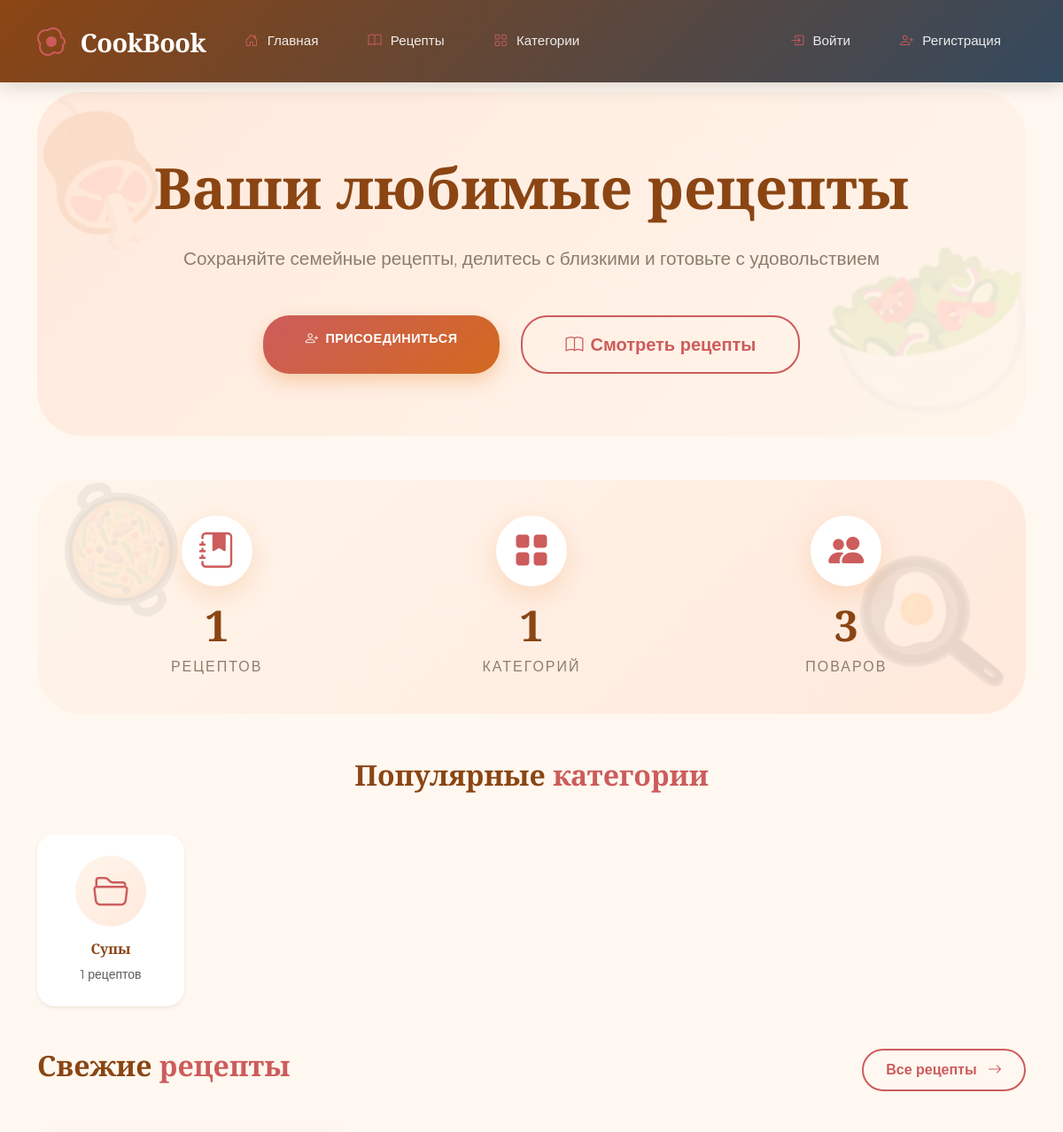
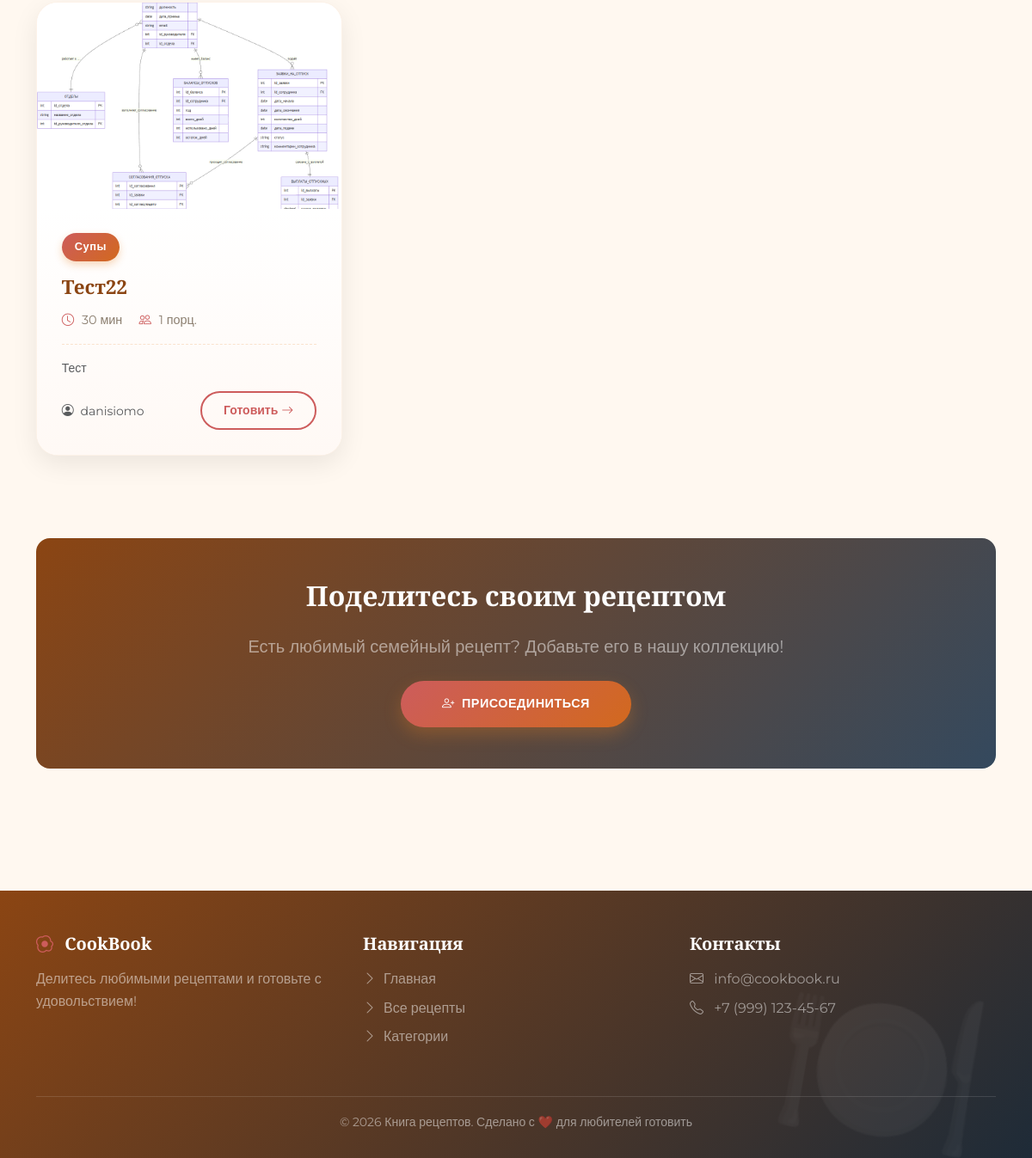
The page / on the database its author committed (2 pictures, top to bottom).
### recipes/models.py (models this page shows, shortened)
class Category(models.Model):
    name = models.CharField('Название', max_length=100)
    slug = models.SlugField('URL', unique=True)
    class Meta:
        verbose_name = 'Категория'
        verbose_name_plural = 'Категории'
        ordering = ['name']

class Recipe(models.Model):
    title = models.CharField('Название', max_length=200)
    description = models.TextField('Описание', blank=True)
    ingredients = models.TextField('Ингредиенты')
    instructions = models.TextField('Инструкция приготовления')
    cooking_time = models.PositiveIntegerField('Время приготовления (мин)', default=30)
    servings = models.PositiveIntegerField('Количество порций', default=1)
    category = models.ForeignKey(
        Category,
        on_delete=models.SET_NULL,
        null=True,
        blank=True,
        verbose_name='Категория',
        related_name='recipes'
    )
    author = models.ForeignKey(
        User,
        on_delete=models.CASCADE,
        verbose_name='Автор',
        related_name='recipes'
    )
    created_at = models.DateTimeField('Дата создания', auto_now_add=True)
    updated_at = models.DateTimeField('Дата обновления', auto_now=True)
    class Meta:
        verbose_name = 'Рецепт'
        verbose_name_plural = 'Рецепты'
        ordering = ['-created_at']

class RecipeImage(models.Model):
    recipe = models.ForeignKey(
        Recipe,
        on_delete=models.CASCADE,
        verbose_name='Рецепт',
        related_name='images'
    )
    image = models.ImageField('Изображение', upload_to='recipes/')
    is_main = models.BooleanField('Главное', default=False)
    uploaded_at = models.DateTimeField('Загружено', auto_now_add=True)
    class Meta:
        verbose_name = 'Изображение'
        verbose_name_plural = 'Изображения'
        ordering = ['-is_main', '-uploaded_at']

### recipes/views.py (the view)
# urls.py: path('', views.home, name='home'),
def home(request):
    recipes = Recipe.objects.all().order_by('-created_at')[:6]
    categories = Category.objects.all()
    total_recipes = Recipe.objects.count()
    total_categories = Category.objects.count()
    total_users = User.objects.count()
    return render(request, 'home.html', {
        'recipes': recipes,
        'categories': categories,
        'total_recipes': total_recipes,
        'total_categories': total_categories,
        'total_users': total_users,
    })

### templates/home.html (shortened to what this page needs)
{% extends 'base.html' %}
{% load static %}
{% block content %}
<section class="hero-section text-center" data-aos="fade-up">
    <h1 class="display-3 fw-bold mb-4" style="color: var(--primary-color);">
        Ваши любимые рецепты
    </h1>
    <p class="lead mb-5" style="color: var(--text-light); font-size: 1.3rem;">
        Сохраняйте семейные рецепты, делитесь с близкими и готовьте с удовольствием
    </p>
    {% if not user.is_authenticated %}
        <div class="d-flex gap-4 justify-content-center">
            <a href="{% url 'register' %}" class="btn btn-primary btn-lg px-5 py-3">
                <i class="bi bi-person-plus me-2"></i>Присоединиться
            </a>
            <a href="{% url 'recipe_list' %}" class="btn btn-outline-primary btn-lg px-5 py-3">
                <i class="bi bi-book me-2"></i>Смотреть рецепты
            </a>
        </div>
    {% endif %}
</section>
<div class="stats-container" data-aos="fade-up" data-aos-delay="100">
    <div class="stat-item">
        <div class="stat-icon float-animation">
            <i class="bi bi-journal-bookmark-fill"></i>
        </div>
        <div class="stat-number">{{ total_recipes|default:0 }}</div>
        <div class="stat-label">Рецептов</div>
    </div>
    <div class="stat-item">
        <div class="stat-icon float-animation" style="animation-delay: 0.2s;">
            <i class="bi bi-grid-fill"></i>
        </div>
        <div class="stat-number">{{ total_categories|default:0 }}</div>
        <div class="stat-label">Категорий</div>
    </div>
    <div class="stat-item">
        <div class="stat-icon float-animation" style="animation-delay: 0.4s;">
            <i class="bi bi-people-fill"></i>
        </div>
        <div class="stat-number">{{ total_users|default:0 }}</div>
        <div class="stat-label">Поваров</div>
    </div>
</div>
{% if categories %}
    <section class="my-5">
        <h2 class="text-center mb-5" data-aos="fade-up">
            <span style="color: var(--primary-color);">Популярные</span>
            <span style="color: var(--secondary-color);">категории</span>
        </h2>
        <div class="row g-4">
            {% for category in categories|slice:":6" %}
                <div class="col-lg-2 col-md-4 col-6" data-aos="zoom-in" data-aos-delay="{{ forloop.counter|add:100 }}">
                    <a href="{% url 'recipe_list' %}?category={{ category.slug }}" class="text-decoration-none">
                        <div class="card border-0 shadow-sm text-center p-4 h-100" style="border-radius: 20px; background: white;">
                            <div class="rounded-circle bg-light d-flex align-items-center justify-content-center mx-auto mb-3"
                                 style="width: 80px; height: 80px; background: linear-gradient(135deg, #FFF5EB, #FFE9DC);">
                                <i class="bi bi-folder2-open fs-1" style="color: var(--secondary-color);"></i>
                            </div>
                            <h6 class="fw-bold mb-2" style="color: var(--primary-color);">{{ category.name }}</h6>
                            <small class="text-muted">{{ category.recipes.count }} рецептов</small>
                        </div>
                    </a>
                </div>
            {% endfor %}
        </div>
    </section>
{% endif %}
<section class="my-5">
    <div class="d-flex justify-content-between align-items-center mb-5" data-aos="fade-up">
        <h2>
            <span style="color: var(--primary-color);">Свежие</span>
            <span style="color: var(--secondary-color);">рецепты</span>
        </h2>
        <a href="{% url 'recipe_list' %}" class="btn btn-outline-primary">
            Все рецепты <i class="bi bi-arrow-right ms-2"></i>
        </a>
    </div>
    <div class="row g-4">
        {% for recipe in recipes %}
            <div class="col-lg-4 col-md-6" data-aos="fade-up" data-aos-delay="{{ forloop.counter|add:100 }}">
                <div class="recipe-card" onclick="window.location='{% url 'recipe_detail' recipe.pk %}'">
                    {% if recipe.images.all %}
                        <img src="{{ recipe.images.first.image.url }}" class="recipe-card-img" alt="{{ recipe.title }}">
                    {% else %}
                        <img src="https://images.unsplash.com/photo-1546069901-ba9599a7e63c?w=400" class="recipe-card-img" alt="{{ recipe.title }}">
                    {% endif %}
                    <div class="recipe-card-body">
                        {% if recipe.category %}
                            <span class="category-badge">{{ recipe.category.name }}</span>
                        {% endif %}
                        <h3 class="recipe-card-title">{{ recipe.title }}</h3>
                        <div class="recipe-card-meta">
                            <span><i class="bi bi-clock"></i> {{ recipe.cooking_time }} мин</span>
                            <span><i class="bi bi-people"></i> {{ recipe.servings }} порц.</span>
                        </div>
                        <p class="text-muted small mb-3">
                            {{ recipe.description|truncatewords:12 }}
                        </p>
                        <div class="d-flex justify-content-between align-items-center">
                            <small class="text-muted">
                                <i class="bi bi-person-circle me-1"></i> {{ recipe.author.username }}
                            </small>
                            <span class="btn btn-outline-primary btn-sm">
                                Готовить <i class="bi bi-arrow-right"></i>
                            </span>
                        </div>
                    </div>
                </div>
            </div>
        {% endfor %}
    </div>
</section>
<section class="text-center py-5" data-aos="fade-up">
    <div class="p-5 rounded-4" style="background: linear-gradient(135deg, var(--primary-color) 0%, #34495E 100%);">
        <h2 class="text-white mb-4">Поделитесь своим рецептом</h2>
        <p class="text-white-50 mb-4 fs-5">
            Есть любимый семейный рецепт? Добавьте его в нашу коллекцию!
        </p>
        {% if user.is_authenticated %}
            <a href="{% url 'recipe_create' %}" class="btn btn-primary btn-lg px-5 py-3">
                <i class="bi bi-plus-circle me-2"></i>Добавить рецепт
            </a>
        {% else %}
            <a href="{% url 'register' %}" class="btn btn-primary btn-lg px-5 py-3">
                <i class="bi bi-person-plus me-2"></i>Присоединиться
            </a>
        {% endif %}
    </div>
</section>
{% endblock %}

### templates/base.html (style rules this page uses)
:root { --primary-color: #8B4513; --secondary-color: #CD5C5C; --accent-color: #D2691E; --light-bg: #FFF8F0; --text-color: #4A4A4A; --text-light: #8B7E6F; --card-shadow: 0 20px 40px -10px rgba(205, 92, 92, 0.25); }
body { font-family: 'Montserrat', sans-serif; background-color: var(--light-bg); color: var(--text-color); padding-top: 80px; line-height: 1.6; }
h1, h2, h3, h4, h5, h6 { font-family: 'Playfair Display', serif; font-weight: 600; }
.recipe-card { background: white; border-radius: 25px; overflow: hidden; box-shadow: 0 10px 30px rgba(0,0,0,0.08); transition: all 0.4s cubic-bezier(0.165, 0.84, 0.44, 1); height: 100%; position: relative; cursor: pointer; border: 1px solid rgba(230, 126, 34, 0.1); }
.recipe-card-img { height: 240px; object-fit: cover; width: 100%; transition: transform 0.6s; }
.recipe-card-body { padding: 1.8rem; background: linear-gradient(180deg, white 0%, #FFF9F5 100%); }
.recipe-card-title { font-family: 'Playfair Display', serif; font-size: 1.4rem; font-weight: 600; color: var(--primary-color); margin-bottom: 0.8rem; line-height: 1.3; }
.recipe-card-meta { display: flex; gap: 1.2rem; color: var(--text-light); font-size: 0.9rem; margin-bottom: 1rem; padding-bottom: 1rem; border-bottom: 1px dashed rgba(230, 126, 34, 0.2); }
.recipe-card-meta i { color: var(--secondary-color); margin-right: 5px; }
.category-badge { background: linear-gradient(135deg, var(--secondary-color), var(--accent-color)); color: white; padding: 6px 15px; border-radius: 30px; font-size: 0.8rem; font-weight: 600; display: inline-block; margin-bottom: 15px; letter-spacing: 0.5px; box-shadow: 0 4px 10px rgba(230, 126, 34, 0.3); }
.btn-primary { background: linear-gradient(135deg, var(--secondary-color), var(--accent-color)); border: none; border-radius: 30px; padding: 12px 30px; font-weight: 600; transition: all 0.3s; box-shadow: 0 8px 20px rgba(230, 126, 34, 0.3); color: white; text-transform: uppercase; letter-spacing: 0.5px; font-size: 0.9rem; }
.btn-outline-primary { border: 2px solid var(--secondary-color); color: var(--secondary-color); border-radius: 30px; padding: 10px 25px; font-weight: 600; transition: all 0.3s; background: transparent; }
.stats-container { display: grid; grid-template-columns: repeat(3, 1fr); gap: 30px; margin: 50px 0; padding: 40px; background: linear-gradient(135deg, #FFF5EB, #FFE9DC); border-radius: 50px; position: relative; overflow: hidden; }
.stats-container::before { content: "🍳"; position: absolute; font-size: 150px; opacity: 0.1; right: 20px; bottom: -20px; transform: rotate(-15deg); }
.stats-container::after { content: "🥘"; position: absolute; font-size: 120px; opacity: 0.1; left: 20px; top: -20px; transform: rotate(15deg); }
.stat-item { text-align: center; position: relative; z-index: 1; }
.stat-icon { width: 80px; height: 80px; background: white; border-radius: 50%; display: flex; align-items: center; justify-content: center; margin: 0 auto 20px; box-shadow: 0 10px 30px rgba(230, 126, 34, 0.2); font-size: 2.5rem; color: var(--secondary-color); border: 3px solid white; transition: all 0.3s; }
.stat-number { font-family: 'Playfair Display', serif; font-size: 3rem; font-weight: 700; color: var(--primary-color); line-height: 1; margin-bottom: 10px; }
.stat-label { color: var(--text-light); font-size: 1rem; text-transform: uppercase; letter-spacing: 2px; font-weight: 500; }
.hero-section { background: linear-gradient(135deg, #FFE9DC, #FFF5EB); border-radius: 50px; padding: 70px 50px; margin-bottom: 50px; position: relative; overflow: hidden; }
.hero-section::before { content: "🥗"; position: absolute; font-size: 200px; opacity: 0.1; right: -20px; bottom: -40px; transform: rotate(-15deg); }
.hero-section::after { content: "🍖"; position: absolute; font-size: 150px; opacity: 0.1; left: -20px; top: -40px; transform: rotate(20deg); }
.float-animation { animation: float 3s ease-in-out infinite; }

### rows shown on the page
Category: name "Супы", recipes.count "1"
Recipe: images.first.image (picture), category.name "Супы", title "Тест22", cooking_time "30", servings "1", description "Тест", author.username "danisiomo"

### other values the page prints
{{ total_recipes|default:0 }} "1"
{{ total_categories|default:0 }} "1"
{{ total_users|default:0 }} "3"
